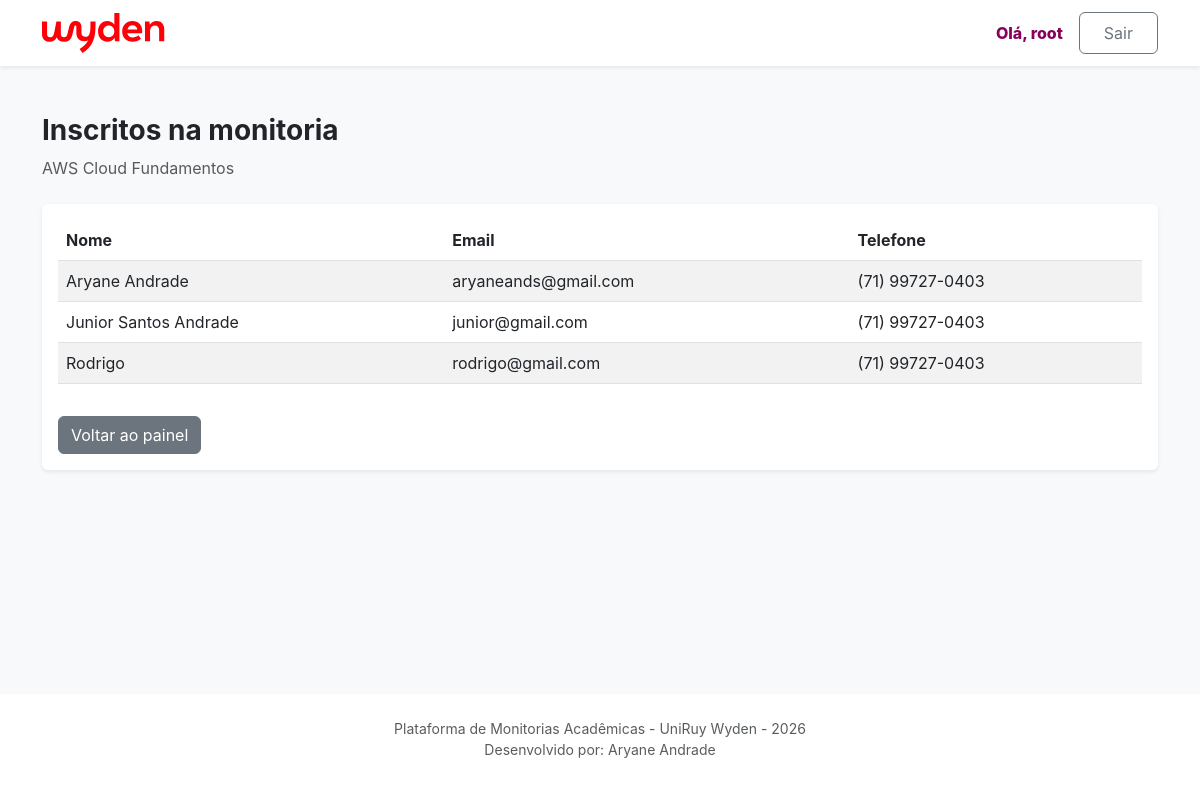
The page /monitorias/1/inscritos/ (signed in) on the database its author committed.
### monitorias/models.py (models this page shows, shortened)
class Monitoria(models.Model):
    id = models.AutoField(primary_key=True)
    titulo = models.CharField(max_length=200)
    descricao = models.TextField()
    data = models.DateField(blank=True, null=True)
    categoria = models.ForeignKey(Categoria, on_delete=models.PROTECT, related_name='categoria_monitoria')
    beneficio = models.ForeignKey(Beneficio, on_delete=models.PROTECT, related_name='beneficio_monitoria')
    vagas = models.PositiveIntegerField(default=1)
    owner = models.ForeignKey(
        settings.AUTH_USER_MODEL,
        on_delete=models.CASCADE,
        related_name='monitorias',
    )

class Inscricao(models.Model):
    id = models.AutoField(primary_key=True)
    monitoria = models.ForeignKey(Monitoria, on_delete=models.CASCADE, related_name='inscricoes')
    nome = models.CharField(max_length=200)
    email = models.EmailField()
    telefone = models.CharField(max_length=20)
    class Meta:
        constraints = [
            models.UniqueConstraint(fields=['monitoria', 'email'], name='inscricao_unica_monitoria_email')
        ]

### monitorias/views.py (the view)
# urls.py: path('monitorias/<int:pk>/inscritos/', MonitoriaInscritoListView.as_view(), name='inscritos_monitoria'),
class MonitoriaInscritoListView(LoginRequiredMixin, ListView):
    model = Inscricao
    template_name = 'inscritos_monitoria.html'
    context_object_name = 'inscritos'
    login_url = 'login'
    def get_queryset(self):
        self.monitoria = get_object_or_404(Monitoria, pk=self.kwargs['pk'], owner=self.request.user)
        return self.monitoria.inscricoes.all()
    def get_context_data(self, **kwargs):
        context = super().get_context_data(**kwargs)
        context['monitoria'] = self.monitoria
        return context

### monitorias/templates/inscritos_monitoria.html (shortened to what this page needs)
{% extends 'base.html' %}
{% block content %}
<main class="container my-5">
  <div class="mb-4">
    <h3 class="fw-bold">Inscritos na monitoria</h3>
    <p class="text-muted mb-0">{{ monitoria.titulo }}</p>
  </div>
  <div class="card shadow-sm border-0">
    <div class="card-body">
      {% if inscritos %}
      <div class="table-responsive">
        <table class="table table-striped">
          <thead>
            <tr>
              <th>Nome</th>
              <th>Email</th>
              <th>Telefone</th>
            </tr>
          </thead>
          <tbody>
            {% for inscrito in inscritos %}
            <tr>
              <td>{{ inscrito.nome }}</td>
              <td>{{ inscrito.email }}</td>
              <td>{{ inscrito.telefone }}</td>
            </tr>
            {% endfor %}
          </tbody>
        </table>
      </div>
      {% else %}
      <div class="alert alert-info">
        Ainda não há inscrições para esta monitoria.
      </div>
      {% endif %}
      <a href="{% url 'painel' %}" class="btn btn-secondary mt-3">Voltar ao painel</a>
    </div>
  </div>
</main>
{% endblock %}

### app/templates/base.html (shortened to what this page needs)
{% load static %}
<!doctype html>
<html lang="pt-br">
  <head>
    <link
      href="https://cdn.jsdelivr.net/npm/bootstrap@5.3.0/dist/css/bootstrap.min.css"
      rel="stylesheet"
    />
    <link
      rel="stylesheet"
      href="https://cdnjs.cloudflare.com/ajax/libs/font-awesome/6.4.0/css/all.min.css"
    />
    <link rel="stylesheet" href="{% static 'css/style.css' %}" />
  </head>
  <body>
    <nav class="navbar navbar-expand-lg navbar-light bg-white shadow-sm">
      <div class="container">
        <a class="navbar-brand fw-bold" href="{% url 'monitorias_list' %}">
          <img
            src="{% static 'img/logo-wyden.svg' %}"
            alt="Logo Wyden"
            class="img-fluid"
            style="height: 40px"
          />
        </a>
        <div class="collapse navbar-collapse" id="navbarNav">
          {% if user.is_authenticated %}
          <ul class="navbar-nav ms-auto align-items-center">
            <li class="nav-item me-3">
              <span class="nav-user"> Olá, {{ user.username }} </span>
            </li>
            <li class="nav-item">
              <a class="btn btn-outline-secondary rounded-2 px-4 py-2" href="{% url 'logout' %}"> Sair </a>
            </li>
          </ul>
          {% endif %}
        </div>
      </div>
    </nav>
    <main class="flex-grow-1">
      {% block content %}
      {% endblock %}
    </main>
    <footer class="bg-white py-4 shadow-sm">
      <div class="container text-center">
        <p class="small text-muted mb-0">
          Plataforma de Monitorias Acadêmicas - UniRuy Wyden - 2026
        </p>
        <p class="small text-muted">Desenvolvido por: Aryane Andrade</p>
      </div>
    </footer>
  </body>
</html>

### static/css/style.css (style rules this page uses)
:root { --uniruy-purple: #88005b; --bg-light: #f8f9fa; }
body { font-family: 'Inter', sans-serif; background-color: var(--bg-light); min-height: 100vh; display: flex; flex-direction: column; }
main { flex: 1; }
.navbar .nav-user { color: var(--uniruy-purple) !important; font-weight: 800; }

### rows shown on the page
Monitoria: titulo "AWS Cloud Fundamentos"
Inscricao: nome "Aryane Andrade", email "aryaneands@gmail.com", telefone "(71) 99727-0403"
Inscricao: nome "Junior Santos Andrade", email "junior@gmail.com", telefone "(71) 99727-0403"
Inscricao: nome "Rodrigo", email "rodrigo@gmail.com", telefone "(71) 99727-0403"

### other values the page prints
{{ user.username }} "root"
